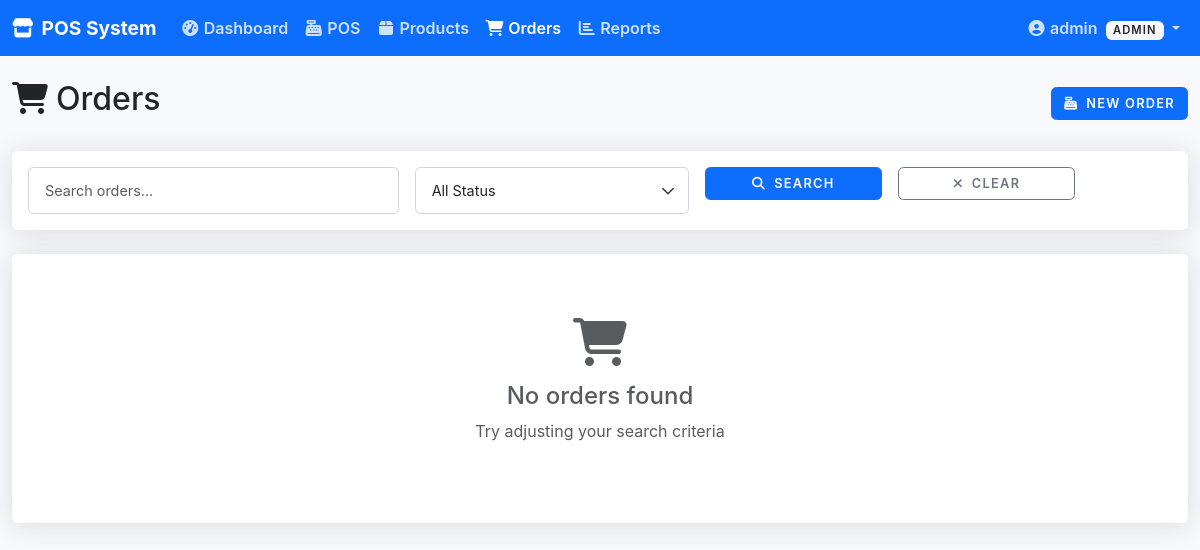
The page /user/orders.php (signed in) on the database as committed earlier.
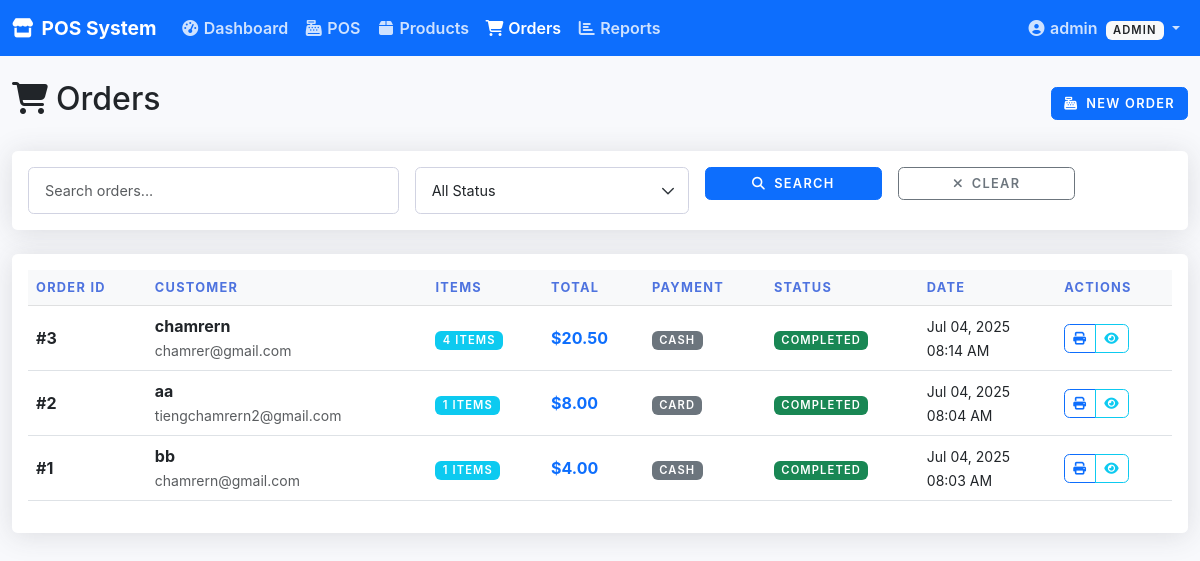
The same page on the database as committed later.
### tables this page shows
CREATE TABLE IF NOT EXISTS `orders` (
  `id` int(11) NOT NULL AUTO_INCREMENT,
  `customer_name` varchar(100) DEFAULT NULL,
  `customer_email` varchar(100) DEFAULT NULL,
  `total_amount` decimal(10,2) NOT NULL,
  `status` enum('pending','completed','cancelled') DEFAULT 'pending',
  `payment_method` varchar(50) DEFAULT NULL,
  `created_at` timestamp NULL DEFAULT CURRENT_TIMESTAMP,
  `updated_at` timestamp NULL DEFAULT CURRENT_TIMESTAMP ON UPDATE CURRENT_TIMESTAMP,
  PRIMARY KEY (`id`)
);

### user/orders.php (the view, shortened to what the changed rows need)
<?php
$pdo = getDBConnection();
$page = isset($_GET['page']) ? (int)$_GET['page'] : 1;
$limit = 10;
$offset = ($page - 1) * $limit;
$where_conditions = [];
$params = [];
$where_clause = !empty($where_conditions) ? 'WHERE ' . implode(' AND ', $where_conditions) : '';
$sql = "SELECT o.*, COUNT(oi.id) as item_count
        FROM orders o
        LEFT JOIN order_items oi ON o.id = oi.order_id
        $where_clause
        GROUP BY o.id
        ORDER BY o.created_at DESC
        LIMIT $limit OFFSET $offset";
$stmt = $pdo->prepare($sql);
$stmt->execute($params);
$orders = $stmt->fetchAll(PDO::FETCH_ASSOC);
?>
<!DOCTYPE html>
<html lang="en">
<head>
      <link href="https://cdn.jsdelivr.net/npm/bootstrap@5.3.0/dist/css/bootstrap.min.css" rel="stylesheet">
      <link rel="stylesheet" href="https://cdnjs.cloudflare.com/ajax/libs/font-awesome/6.4.0/css/all.min.css">
      <link rel="stylesheet" href="../admin/assets/css/admin.css">
</head>
<body>
      <div class="container-fluid mt-4">
            <div class="row">
                  <div class="col-12">
                        <div class="d-flex justify-content-between align-items-center mb-4">
                              <h2><i class="fas fa-shopping-cart me-2"></i>Orders</h2>
                        </div>
                        <div class="card">
                              <div class="card-body">
                                    <?php if (empty($orders)): ?>
                                          <div class="text-center py-5">
                                                <i class="fas fa-shopping-cart fa-3x text-muted mb-3"></i>
                                                <h4 class="text-muted">No orders found</h4>
                                                <p class="text-muted">Try adjusting your search criteria</p>
                                          </div>
                                    <?php else: ?>
                                          <div class="table-responsive">
                                                <table class="table table-hover">
                                                      <thead class="table-light">
                                                            <tr>
                                                                  <th>Order ID</th>
                                                                  <th>Customer</th>
                                                                  <th>Items</th>
                                                                  <th>Total</th>
                                                                  <th>Payment</th>
                                                                  <th>Status</th>
                                                                  <th>Date</th>
                                                                  <th>Actions</th>
                                                            </tr>
                                                      </thead>
                                                      <tbody>
                                                            <?php foreach ($orders as $order): ?>
                                                                  <tr>
                                                                        <td>
                                                                              <strong>#<?php echo $order['id']; ?></strong>
                                                                        </td>
                                                                        <td>
                                                                              <div>
                                                                                    <strong><?php echo htmlspecialchars($order['customer_name'] ?: 'Walk-in Customer'); ?></strong>
                                                                                    <?php if ($order['customer_email']): ?>
                                                                                          <br><small class="text-muted"><?php echo htmlspecialchars($order['customer_email']); ?></small>
                                                                                    <?php endif; ?>
                                                                              </div>
                                                                        </td>
                                                                        <td>
                                                                              <span class="badge bg-info"><?php echo $order['item_count']; ?> items</span>
                                                                        </td>
                                                                        <td>
                                                                              <strong class="text-primary">$<?php echo number_format($order['total_amount'], 2); ?></strong>
                                                                        </td>
                                                                        <td>
                                                                              <span class="badge bg-secondary"><?php echo ucfirst($order['payment_method']); ?></span>
                                                                        </td>
                                                                        <td>
                                                                              <span class="badge bg-<?php
                                                                                                      echo $order['status'] === 'completed' ? 'success' : ($order['status'] === 'pending' ? 'warning' : 'danger');
                                                                                                      ?>">
                                                                                    <?php echo ucfirst($order['status']); ?>
                                                                              </span>
                                                                        </td>
                                                                        <td>
                                                                              <small>
                                                                                    <?php echo date('M d, Y', strtotime($order['created_at'])); ?><br>
                                                                                    <?php echo date('H:i A', strtotime($order['created_at'])); ?>
                                                                              </small>
                                                                        </td>
                                                                        <td>
                                                                              <div class="btn-group btn-group-sm">
                                                                                    <a href="receipt.php?order_id=<?php echo $order['id']; ?>" class="btn btn-outline-primary" title="View Receipt">
                                                                                          <i class="fas fa-print"></i>
                                                                                    </a>
                                                                                    <button type="button" class="btn btn-outline-info" onclick="viewOrderDetails(<?php echo $order['id']; ?>)" title="View Details">
                                                                                          <i class="fas fa-eye"></i>
                                                                                    </button>
                                                                              </div>
                                                                        </td>
                                                                  </tr>
                                                            <?php endforeach; ?>
                                                      </tbody>
                                                </table>
                                          </div>
                                    <?php endif; ?>
                              </div>
                        </div>
                  </div>
            </div>
      </div>

Rows that differ between the two databases and show on the page:
added orders: id "3", customer_name "chamrern", customer_email "chamrer@gmail.com", item_count "4", total_amount "20.50", payment_method "CASH", status "COMPLETED", created_at "Jul 04, 2025", created_at "08:14 AM"
added orders: id "2", customer_name "aa", customer_email "tiengchamrern2@gmail.com", item_count "1", total_amount "8.00", payment_method "CARD", status "COMPLETED", created_at "Jul 04, 2025", created_at "08:04 AM"
added orders: id "1", customer_name "bb", customer_email "chamrern@gmail.com", item_count "1", total_amount "4.00", payment_method "CASH", status "COMPLETED", created_at "Jul 04, 2025", created_at "08:03 AM"
Other text that changed with them:
text no longer shown: "No orders found Try adjusting your search criteria"
text now shown: "ORDER ID CUSTOMER ITEMS TOTAL PAYMENT STATUS DATE ACTIONS"
